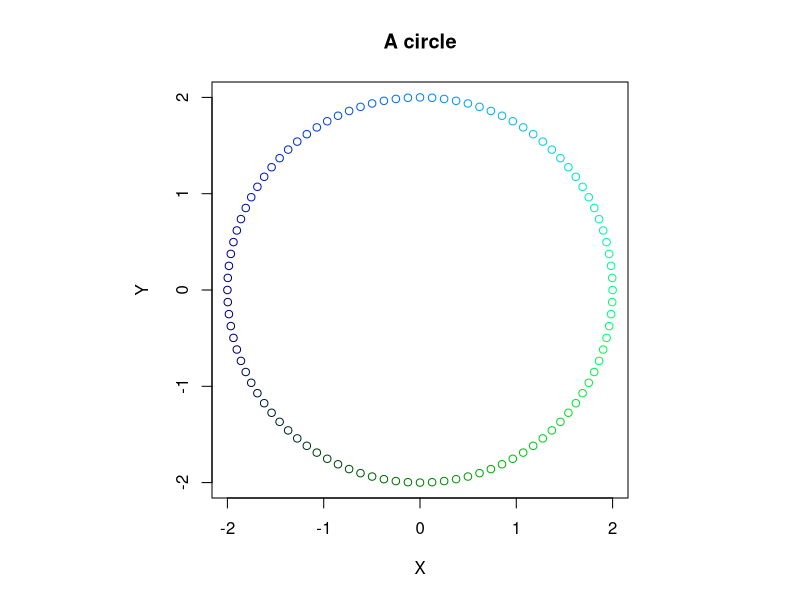
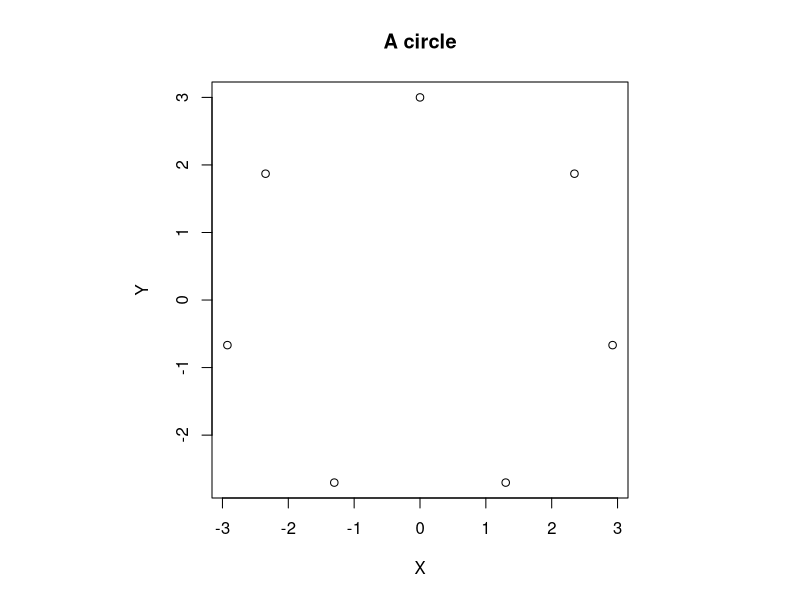
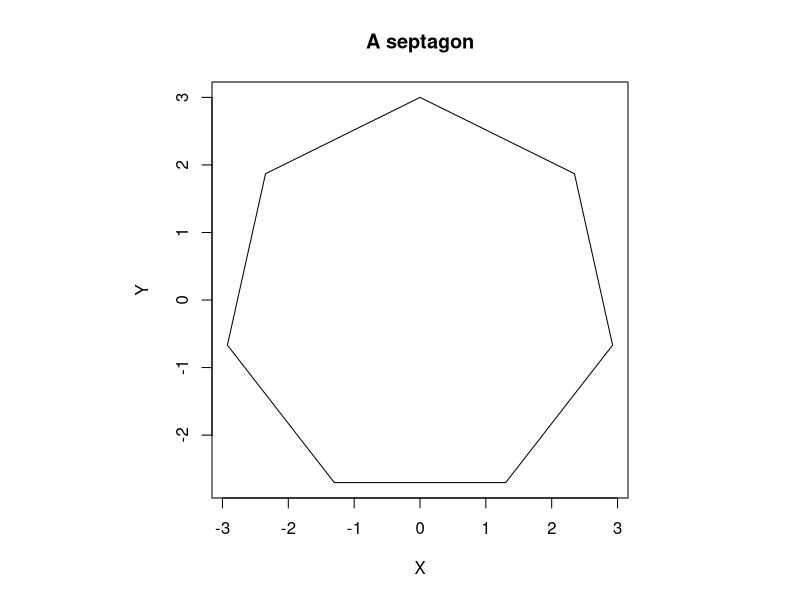
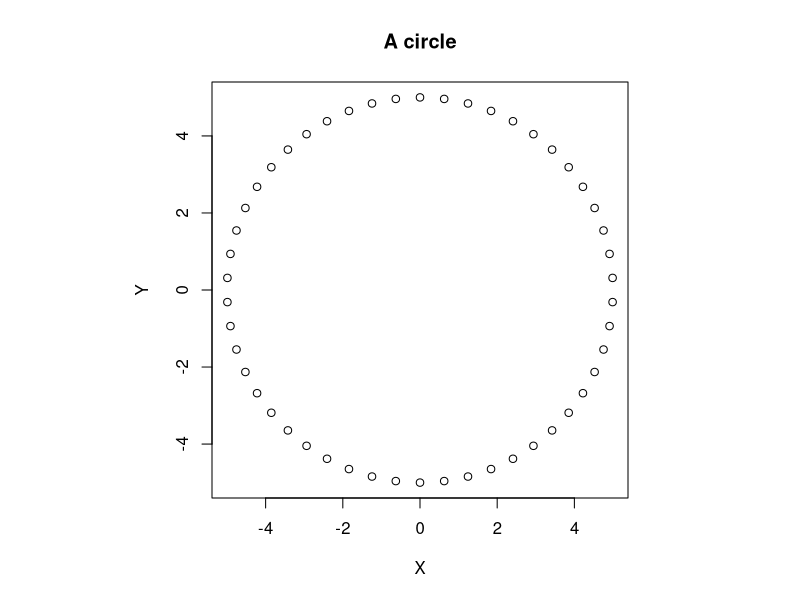
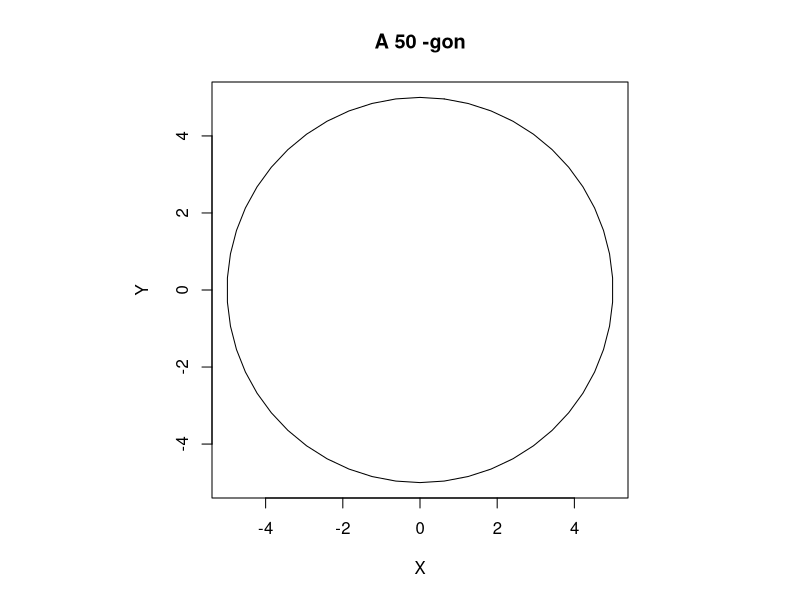
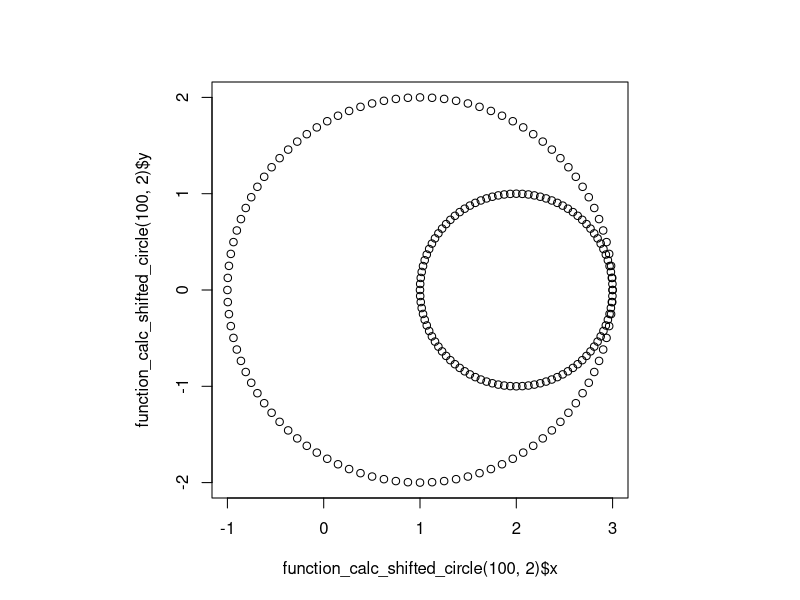
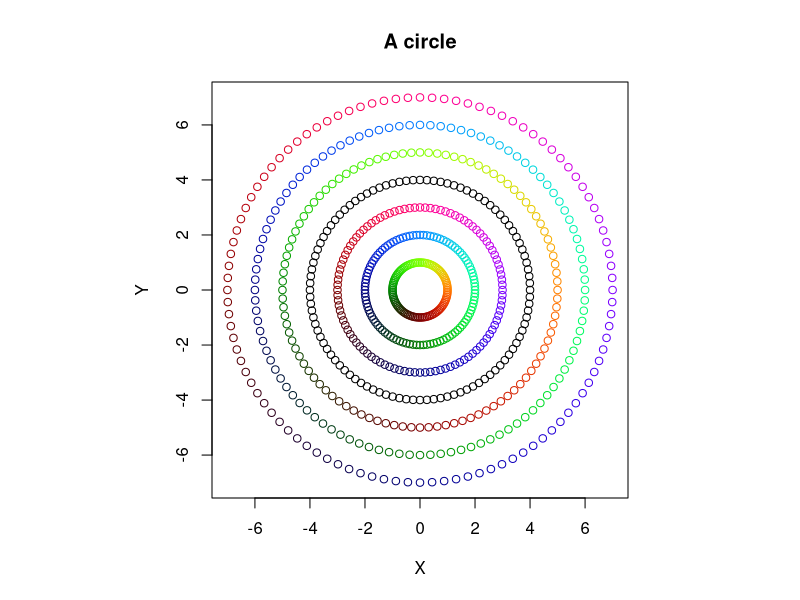

Source code (R) for these figures, in order:
#Lab 2:
#Recreating function from previous Lab
function_circle <- function(NumberOfPoints, Radius, Colors = "default", NewPlot = 1){
  t <- (1:NumberOfPoints)/NumberOfPoints
  x <- sin(2*pi*t)
  y <- cos(2*pi*t)
  A <- list(x, y)
  par(pty="s")
  coloring <- rgb(0,0,0)
  if(Colors == "RG_Pretty"  || Colors == 1){
    coloring <- rgb(x*.5+.5,y*.5+.5,0)
  }else if(Colors == "GB_Pretty" || Colors == 2){
    coloring <- rgb(0,x*.5+.5,y*.5+.5)
  }else if(Colors == "RB_Pretty" || Colors == 3){
    coloring <- rgb(y*.5+.5,0,x*.5+.5)
  }
  A <- lapply(A,"*",Radius)
  if(NewPlot){
    plot(A[[1]], A[[2]], main="A circle", xlab="X", ylab="Y", col = coloring)
  }else{
    points(A[[1]], A[[2]], main="A circle", xlab="X", ylab="Y", col = coloring)
  }
  par(pty="m")
  return (A)
}

function_circle(100,2, "GB_Pretty")

coords <- function_circle(7,3)
par(pty="s")
plot(coords[[1]], coords[[2]], main = "A septagon", xlab = "X", ylab="Y", type = "l")
lines(c(coords[[1]][7], coords[[1]][1]), c(coords[[2]][7], coords[[2]][1]))

function_ngon <- function(n, Radius){
  coords <- function_circle(n, Radius)
  par(pty="s")
  plot(coords[[1]], coords[[2]], main = toString(paste("A", n, "-gon")), xlab = "X", ylab="Y", type = "l")
  lines(c(tail(coords[[1]],1), coords[[1]][1]), c(tail(coords[[2]],1), coords[[2]][1]))
  par(pty="m")
  return (coords)
}

function_ngon(50, 5)

function_calc_shifted_circle <- function(NumberOfPoints, Radius#, Colors = "default"
                                         ){
  t <- (1:NumberOfPoints)/NumberOfPoints
  x <- sin(2*pi*t)
  y <- cos(2*pi*t)
  A <- list(x, y)
  #par(pty="s")
  # coloring <- rgb(0,0,0)
  # if(Colors == "RG_Pretty"){
  #   coloring <- rgb(x*.5+.5,y*.5+.5,0)
  # }else if(Colors == "GB_Pretty"){
  #   coloring <- rgb(0,x*.5+.5,y*.5+.5)
  # }else if(Colors == "RB_Pretty"){
  #   coloring <- rgb(x*.5+.5,0,y*.5+.5,0)
  # }
  A <- lapply(A,"*",Radius)
  #plot(A[[1]] + SHIFT, A[[2]], main="A circle", xlab="X", ylab="Y", col = coloring)
  #par(pty="m")
  return (A <- list(x = A[[1]]+ SHIFT, y = A[[2]]))
}

SHIFT <- 1
par(pty = "s")
plot(function_calc_shifted_circle(100, 2)$x,function_calc_shifted_circle(100, 2)$y)
SHIFT <- 2
points(function_calc_shifted_circle(100, 1)$x,function_calc_shifted_circle(100, 1)$y)
par(pty="m")

function_euler_number <- function(xValue, NthExpansion){
  summand <- 1
  Taylor <- 1
  for (j in 1:NthExpansion){
    Taylor <- Taylor*xValue/j
    summand <- summand + Taylor
  }
  return (summand)
}

print(function_euler_number(1,5))

#Exercise 1:
function_p_series <- function(NthTerm, Exponent){
  #Computes 1/(1^Exponent)+...+1/(NthTerm^Exponent)
  #Request is for a loop
  summand <- 0
  for (nthTerm in 1:NthTerm){
    summand <- summand + nthTerm ^ (-Exponent)
  }
  return (summand)
}
mysum <- function(N){
  return (function_p_series(N,2))
}
print(mysum(10))
print(mysum(50)) 
print(mysum(100))

#Exercise 2:
for(j in 7:1){
  if(j==7){
    function_circle(100, j, j%%4, 1)
  }else{
    function_circle(100, j, j%%4, 0)
  }
}

#Should be able to implement a function that implements
#Taylor Series functions for general "easy" functions
#such as sin, cos, etc.
#Currently not sure how to evaluate derivative at a point.
# function_Taylor_Series <- function(ApproxValue, aPoint, EndTerm){
#   summand <- 0
#   for(nthTerm in 1:EndTerm){
#     function(f) 
#     gradient = deriv(~ f(x), "x")
#     summand <- summand + deriv(f(aPoint))*(ApproxValue - aPoint)
#   }
# }

#Exercise 3: Boring way
function_MacLaurin_Sin <- function(ApproxValue, OrderOfError){
  summand <- ApproxValue
  nthTerm <- 0
  error <- abs(ApproxValue) ^ (2*nthTerm + 3)/(factorial(2*nthTerm+3))
  while(error>10^(-OrderOfError)){
    nthTerm <- nthTerm + 1
    summand <- summand + (-1)^nthTerm * ApproxValue ^ (2*nthTerm+1)/factorial(2*nthTerm+1)
    error <- abs(ApproxValue) ^ (2*nthTerm + 3)/(factorial(2*nthTerm+3))
  }
  return(summand)
}

mysin <- function(x){
  return (function_MacLaurin_Sin(x, 4))
}

mysin(0)